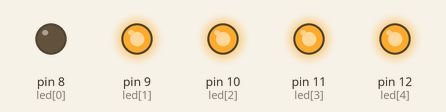
The sketch below on a simulated Arduino Uno, built with avr-gcc and run on an emulated ATmega328P. Parts: output pins drawn as LEDs (lit = HIGH).

Above: at 0.1 s.
Timing chart, 0 to 1.6 s (numbered marks = the images above):
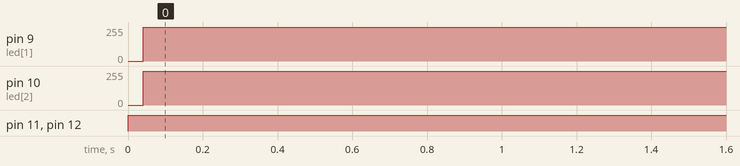

Measured:
- by itself, pin 9 (led[1]), pin 10 (led[2]): 0/255 → 255/255 at 0.04 s
- by itself, pin 11 (led[3]), pin 12 (led[4]): LOW → HIGH at 0.00 s

The sketch:

LED_BINARY_COUNTER.ino
```cpp
int led[] = {8,9,10,11,12};
int n=5;

void setup(){
  for(int i=0;i<5;i++){
    pinMode(led[i],OUTPUT);
  }
}

void loop(){
  for(int num=0;num<31;num++){
    for(int bit=0;bit<5;bit++){
      int bitvalue = (num >> bit) & 1;
      digitalWrite(led[bit],bitvalue);
    }
  }
  delay(1000);
}
```
